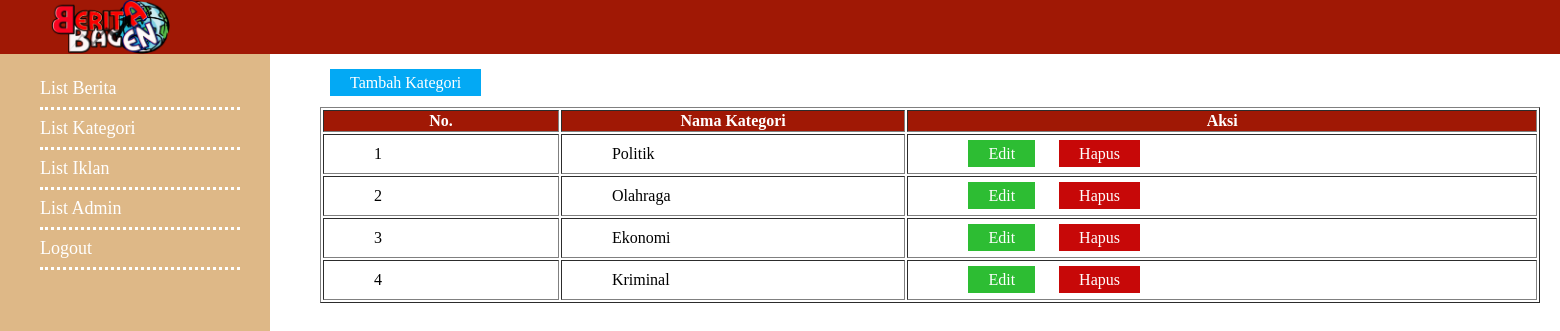
Screenshot of /admin/list_kategori.php (signed in) with the database file from the repository.
### tables this page shows
CREATE TABLE IF NOT EXISTS `kategori` (
`id_kategori` int(5) NOT NULL,
  `nama_kategori` varchar(50) NOT NULL
);

### admin/list_kategori.php (the view, shortened to what this page needs)
<?php
include "layout/header.php";
$query = mysql_query("select * from kategori order by id_kategori DESC",$con);
$data = mysql_fetch_assoc($query);
?>
<a class="btn add" href="tambah_kategori.php">Tambah Kategori</a>
<table border="1"><class="aksi">
	<thead>
	<tr>
	     <th>No.</th>
	     <th>Nama Kategori</th>
	     <th>Aksi</th>
	</tr>
    </thead>
    <tbody>
	<?php $num = 0; do{ $num++; ?>
	<tr>
	    <td><?=$num;?></td>
	    <td><?=$data['nama_kategori'];?></td>
	    <td>
		<a class="btn edit" href="edit_kategori.php?id=<?=$data['id_kategori'];?>">Edit</a>
		<a class="btn delete" href="hapus_kategori.php?id=<?=$data['id_kategori'];?>">Hapus</a>
	</tr>
	<?php } while ($data = mysql_fetch_assoc($query));?>
    </tbody>
</table>

### admin/assets/css/style.css (style rules this page uses)
body { margin: 0; }
.content table { width: 100%; margin-top: 15px; }
.content table thead tr { background-color: #a01805; color: white; }
.content table tbody tr td { padding: 10px 50px; }
.add { background-color: #03A9f4; }
.edit { background-color: #2dbd33; }
.delete { background-color: #c70808; }
.btn { padding: 5px 20px; color: white; text-decoration: none; margin: 0px 10px; }

### rows the page displays
kategori: nama_kategori "Politik"
kategori: nama_kategori "Olahraga"
kategori: nama_kategori "Ekonomi"
kategori: nama_kategori "Kriminal"
